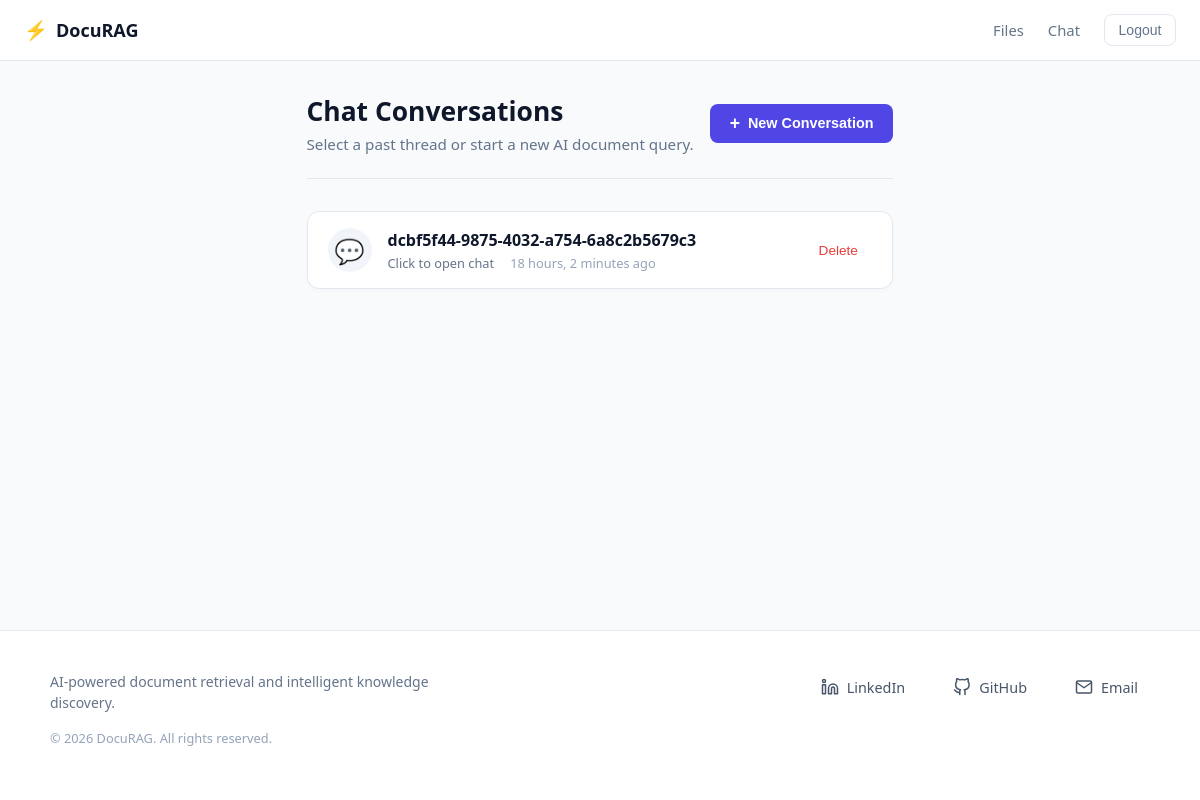
/chatbot (signed in), run on an earlier commit of the app's database.
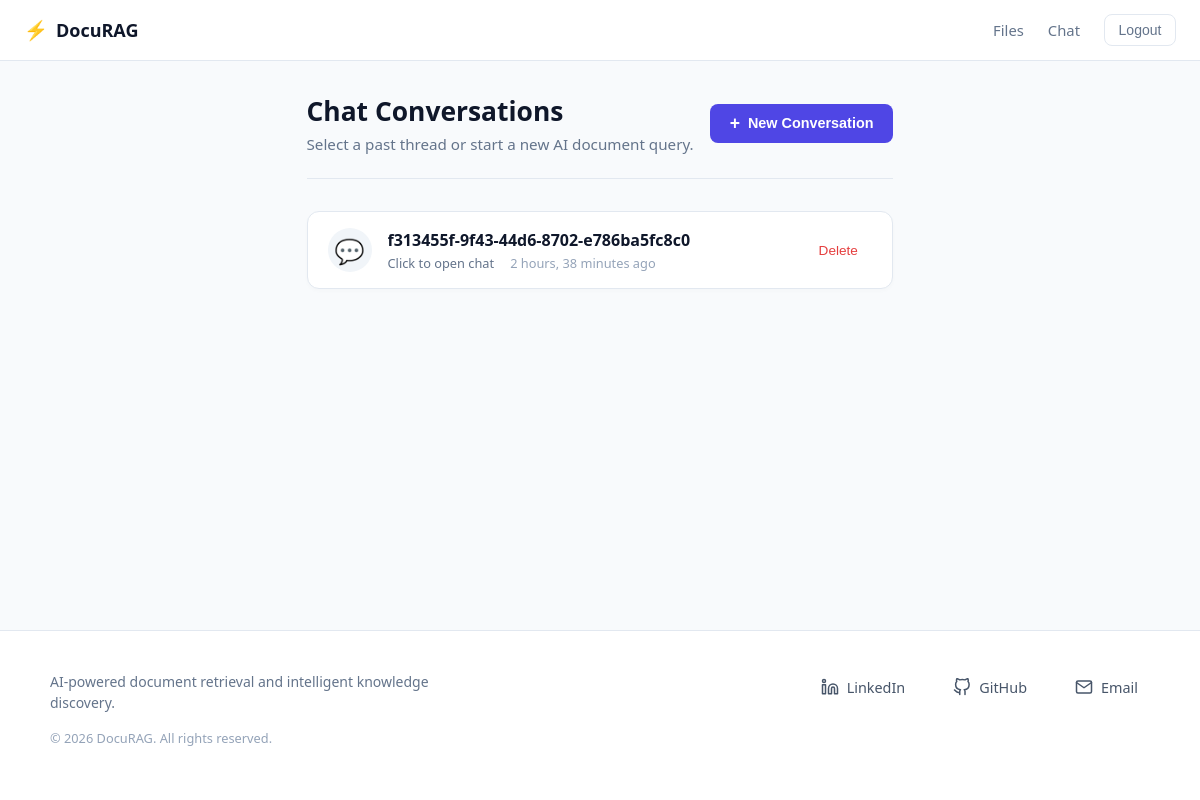
And on a later commit of the database.
### chatbot/models.py (models this page shows, shortened)
class Conversation(models.Model):
    title = models.CharField(max_length=150, default=genarate_uuid)
    room = models.ForeignKey(ConversationRoom, on_delete=models.CASCADE, related_name="conversations")
    conversations = models.ManyToManyField(Message)
    created_at = models.DateTimeField(auto_now_add=True)
    class Meta:
        ordering = ["created_at"]

### chatbot/views.py (the view)
# urls.py: path('chatbot', views.converstaions_view, name="conversations"),
@login_required(login_url='login')
def converstaions_view(request):
    user_conversations = Conversation.objects.filter(room__user=request.user)
    context = {"conversations": user_conversations}
    return render(request, 'conversations.html', context)

### chatbot/templates/conversations.html (shortened to what this page needs)
{% extends 'main.html' %}
{% load static %}
{% block extra_css %}
    <link rel="stylesheet" href="{% static 'chatbot/conversations.css' %}">
{% endblock %}
{% block content %}
<div class="conversations-container">
    <div class="conversations-header">
        <div class="header-text">
            <h1 class="page-title">Chat Conversations</h1>
            <p class="page-subtitle">Select a past thread or start a new AI document query.</p>
        </div>
        <form action="{% url 'create-conversation' %}" method="post" class="create-conversation-form">
            <button type="submit" class="btn-primary">
                <span class="btn-icon">+</span> New Conversation
            </button>
        </form>
    </div>
    <div class="conversations-grid">
        {% for conversation in conversations %}
            <div class="conversation-card">
                <a href="{% url 'conversation-chat' conversation.pk %}" class="conversation-link">
                    <div class="conversation-icon">💬</div>
                    <div class="conversation-info">
                        <h3 class="conversation-title">{{ conversation.title }}</h3>
                        <div class="conversation-meta">
                            <span class="conversation-hint">Click to open chat</span>
                            <span class="conversation-time">{{ conversation.created_at|timesince }} ago</span>
                        </div>
                    </div>
                </a>
                <form action="{% url 'delete-conversation' conversation.pk %}" method="post" class="delete-form">
                    <button type="submit" class="btn-delete" title="Delete conversation" onclick="return confirm('Are you sure you want to delete this conversation?');">
                        Delete
                    </button>
                </form>
            </div>
        {% empty %}
            <div class="empty-state">
                <div class="empty-icon">💭</div>
                <h3 class="empty-title">No conversations yet</h3>
                <p class="empty-text">Start a new conversation to query your uploaded database files.</p>
            </div>
        {% endfor %}
    </div>
</div>
{% endblock %}

What changed in the data, as far as the page shows it:
removed Conversation: title "dcbf5f44-9875-4032-a754-6a8c2b5679c3", created_at "18 hours, 2 minutes"
added Conversation: title "f313455f-9f43-44d6-8702-e786ba5fc8c0", created_at "2 hours, 38 minutes"
